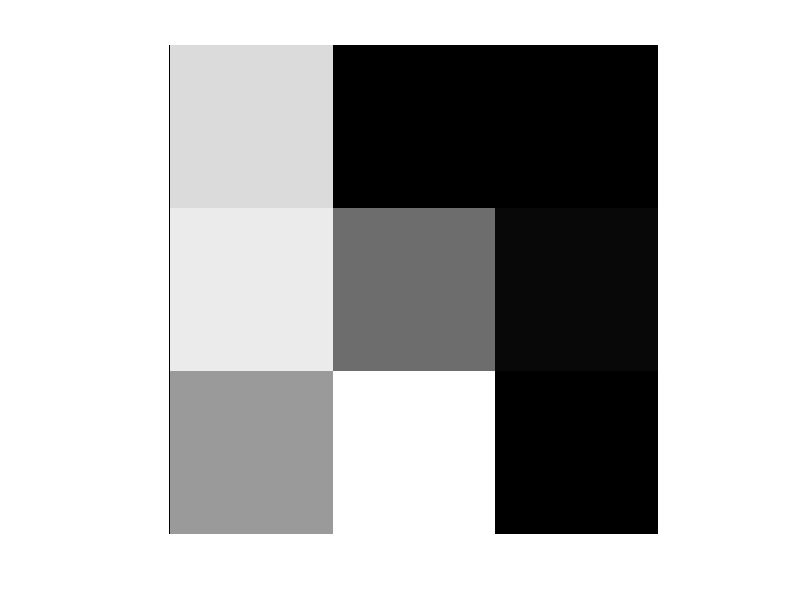
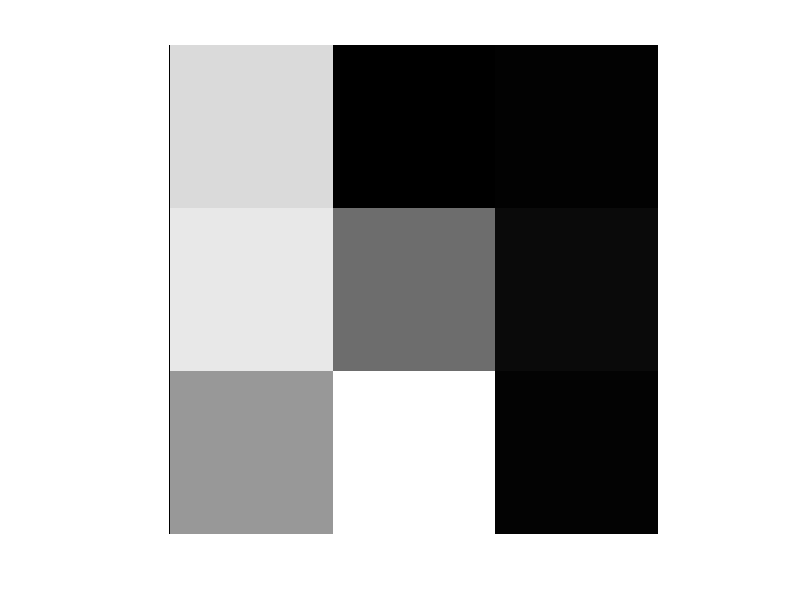
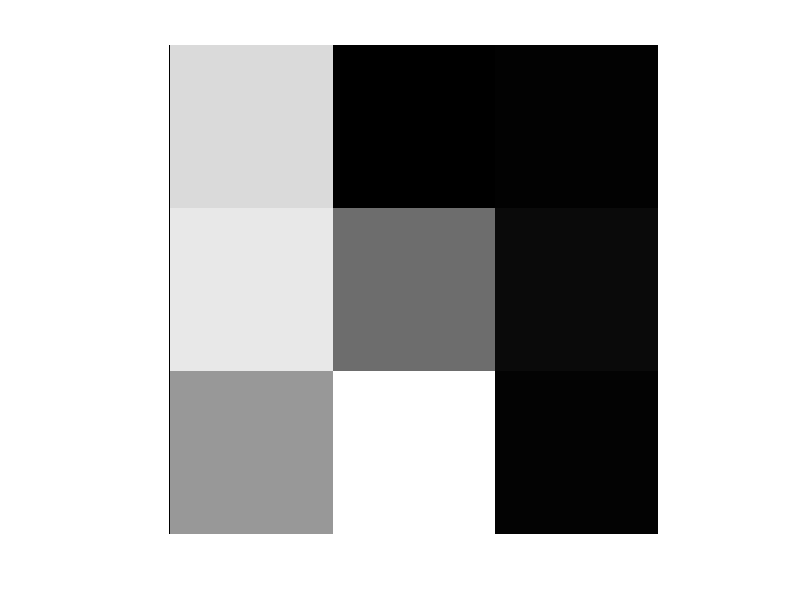

These figures' MATLAB source, in order:
X = rand(3,3);
X = round(X*256);
XX = mat2gray(X);
[Xind,map] = gray2ind(XX,256);

Xrgb = ind2rgb(Xind,map);

figure, imshow(XX);
figure, imshow(Xind,map);
figure, imshow(Xrgb);